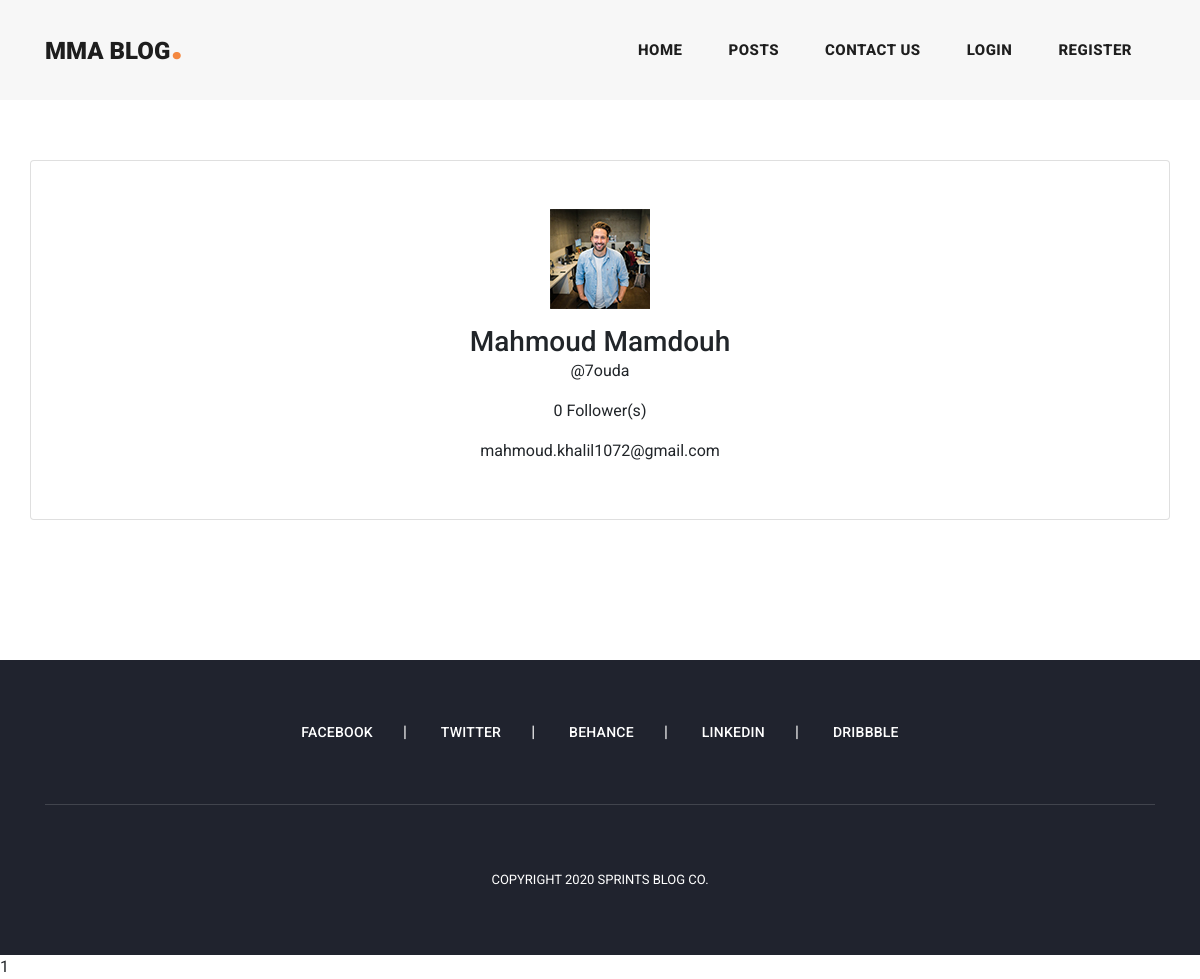
/user/user-details.php?user_id=21, run on the app's committed database.
### tables this page shows
CREATE TABLE `users` (
  `id` bigint(20) UNSIGNED NOT NULL,
  `name` varchar(500) NOT NULL,
  `username` varchar(255) NOT NULL,
  `password` varchar(255) NOT NULL,
  `email` varchar(255) NOT NULL,
  `phone` varchar(50) DEFAULT NULL,
  `type` tinyint(4) NOT NULL DEFAULT 0,
  `active` tinyint(1) NOT NULL DEFAULT 1
);

### Logic/users.php (called while the page is built, shortened)
<?php
include_once(BASE_PATH . '/DAL/basic_dal.php');
function getUserByID($user_id) {
    $sql = "SELECT * FROM users WHERE id = ?;";
    return getRow($sql, 'i', [$user_id]);
}
function getFollowerCount($user_id)
{
    $sql = "SELECT COUNT(0) as follower_count FROM `follows` WHERE following_id = ?";
    return getRow($sql, 'i', [$user_id])['follower_count'];
}

### DAL/basic_dal.php (called while the page is built, shortened)
<?php
function getConnection()
{
    return new mysqli('localhost', 'root', '', 'id17634079_blog');
}
function getRows($sql, $types = null, $vals = null)
{
    $results = [];
    $conn = getConnection();
    if ($conn) {
        if ($types && $vals) {
            $stmt = mysqli_prepare($conn, $sql);
            mysqli_stmt_bind_param($stmt, $types, ...$vals);
            mysqli_stmt_execute($stmt);
            $query = mysqli_stmt_get_result($stmt);
        } else {
            $query = mysqli_query($conn, $sql);
        }
        while (($row = mysqli_fetch_assoc($query)) != null) {
            array_push($results, $row);
        }
    }
    return $results;
}
function getRow($sql, $types = null, $vals = null)
{
    $results = getRows($sql, $types, $vals);
    if (count($results) > 0)
        return $results[0];
    return 0;
}

### user/user-details.php (the view, shortened to what this page needs)
<?php
require_once(BASE_PATH . '/layout/header.php');
require_once(BASE_PATH . '/logic/users.php');
$user_id = $_REQUEST['user_id'];
$user = getUserByID($user_id);
?>
<section class="blog-posts main-container">
    <div class="mt-4 mb-4 p-3 d-flex justify-content-center">
        <div class="card p-5 container">
            <div class=" image d-flex flex-column justify-content-center align-items-center">
                <img src="<?= BASE_URL . 'assets/images/comment-author-01.jpg' ?>" class="author-thumb">
                <h3 class="mt-3"><?= $user['name'] ?></h3>
                <span>@<?= $user['username'] ?></span>
                <div class="d-flex flex-row justify-content-center align-items-center mt-3">
                    <span class="number"><?= getFollowerCount($user_id) ?>
                        <span>Follower(s)</span>
                    </span>
                </div>
                <div class="text mt-3"><?= $user['email'] ?></div>
            </div>
        </div>
    </div>
</section>
<?= require_once(BASE_PATH . '/layout/footer.php') ?>

### assets/css/templatemo-stand-blog.css (style rules this page uses)
body { font-family: 'Roboto', sans-serif; overflow-x: hidden; text-rendering: optimizeLegibility; -webkit-font-smoothing: antialiased; -moz-osx-font-smoothing: grayscale; }
h1,h2,h3,h4,h5,h6 { margin: 0px; }

### assets/css/style.css (style rules this page uses)
.main-container { padding-top: 120px; padding-bottom: 100px; }

### data on the page
users: name "Mahmoud Mamdouh", username "7ouda", email "mahmoud.khalil1072@gmail.com"

### other printed values
getFollowerCount($user_id) "0"
